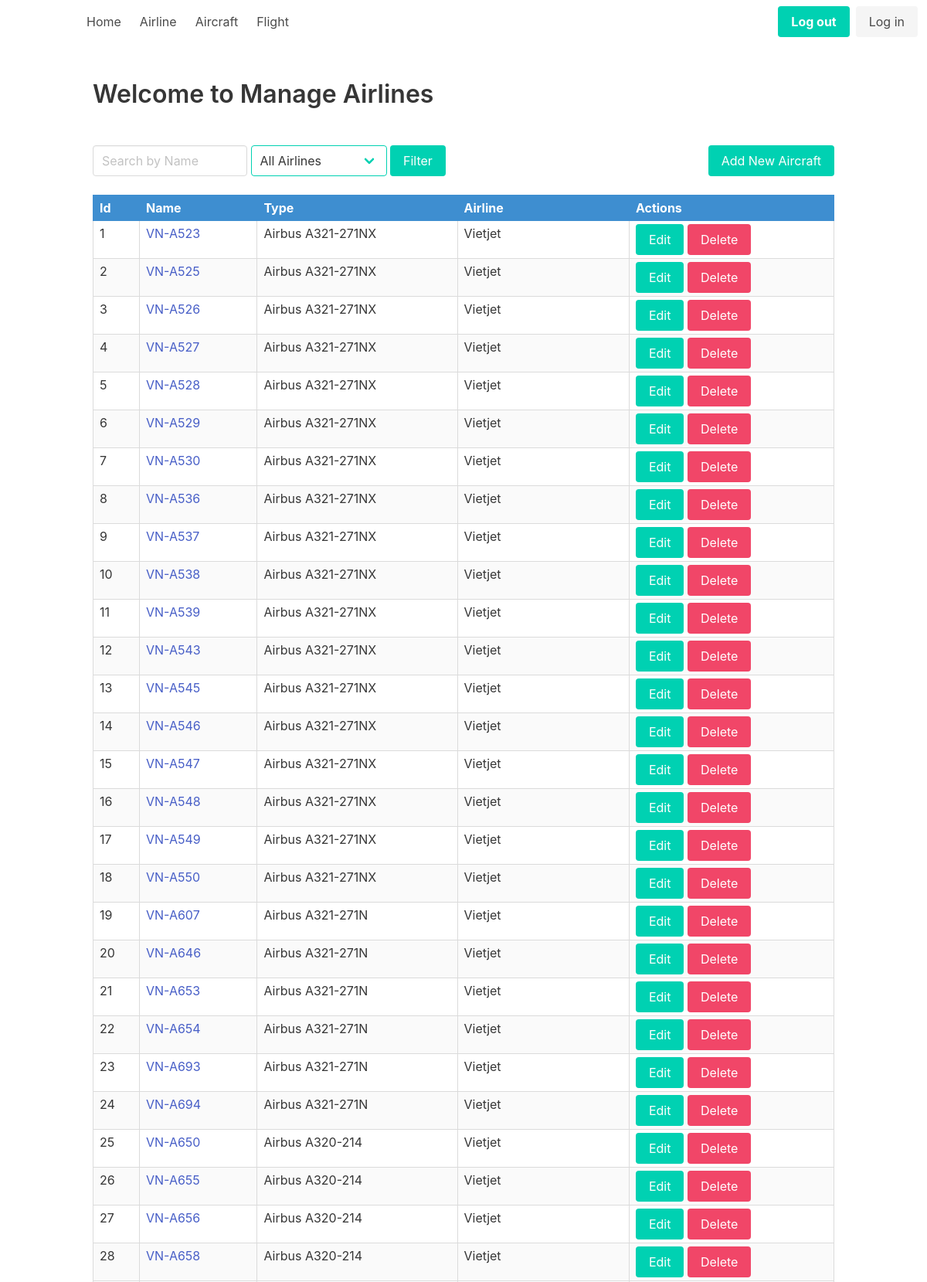
Page /aircrafts (upper part) on the committed database.
### models/model.py (models this page shows)
class Base(DeclarativeBase):
    pass

class AirCraftModel(Base):
    __tablename__ = "aircraft"
    aircraft_id = Column(Integer, primary_key=True)
    name = Column(String, nullable=False)
    airline_id = Column(Integer, ForeignKey("airline.airline_id"))
    type = Column(String, nullable=False)
    airline: Mapped["AirlineModel"] = relationship(back_populates="aircrafts")
    flights: Mapped[List["FlightModel"]] = relationship(back_populates="aircraft")

class AirlineModel(Base):
    __tablename__ = "airline"
    airline_id = Column(Integer, primary_key=True)
    name = Column(String, nullable=False)
    aircrafts: Mapped[List["AirCraftModel"]] = relationship(back_populates="airline")

### app.py (the view)
@app.route('/aircrafts')
def route_aircraft():
    airline_id = request.args.get('airline_id')
    search = request.args.get('search')
    return aircraft_list(session, airline_id, search)

### aircraft.py (called while the page is built)
def aircraft_list(session, airline_id = None, search = None):
    stmt = select(AirCraftModel).join(AirCraftModel.airline)
    if airline_id:
        stmt = stmt.where(AirCraftModel.airline_id == airline_id)
    if search:
        stmt = stmt.where(AirCraftModel.name.like(f'%{search}%'))
    aircrafts = session.execute(stmt).scalars().all()
    airlines = session.execute(select(AirlineModel)).scalars().all()
    return render_template('aircraft_list.html', aircrafts=aircrafts, airlines=airlines)

### templates/aircraft_list.html (shortened to what this page needs)
{% extends "base.html" %} {% block content %}
<a class="button is-primary is-pulled-right" href="/aircraft/add"
  >Add New Aircraft</a
>
<form action="/aircrafts" method="get">
  <input
    type="text"
    name="search"
    class="input"
    placeholder="Search by Name"
    style="width: 200px"
  />
  <div class="select is-primary">
    <select name="airline_id">
      <option value="">All Airlines</option>
    </select>
  </div>
  <button class="button is-primary">Filter</button>
</form>
<br />
<div class="table-container">
  <table
    class="table is-bordered is-striped is-narrow is-hoverable is-fullwidth"
  >
    <thead>
      <tr>
        <th class="is-info">Id</th>
        <th class="is-info">Name</th>
        <th class="is-info">Type</th>
        <th class="is-info">Airline</th>
        <th class="is-info">Actions</th>
      </tr>
    </thead>
    <tbody>
      {% for aircraft in aircrafts %}
      <tr>
        <td>{{ aircraft.aircraft_id }}</td>
        <td>
          <a href="/aircraft/edit/{{ aircraft.aircraft_id }}"
            >{{ aircraft.name }}</a
          >
        </td>
        <td>{{ aircraft.type }}</td>
        <td>{{ aircraft.airline.name }}</td>
        <td>
          <a
            class="button is-primary"
            href="/aircraft/edit/{{ aircraft.aircraft_id }}"
            >Edit</a
          >
          <a
            class="button is-danger"
            href="/aircraft/delete/{{ aircraft.aircraft_id }}"
            >Delete</a
          >
        </td>
      </tr>
      {% endfor %}
    </tbody>
  </table>
</div>
{% endblock %}

### rows in the picture
AirCraftModel: aircraft_id "1", name "VN-A523", type "Airbus A321-271NX", airline.name "Vietjet"
AirCraftModel: aircraft_id "2", name "VN-A525", type "Airbus A321-271NX", airline.name "Vietjet"
AirCraftModel: aircraft_id "3", name "VN-A526", type "Airbus A321-271NX", airline.name "Vietjet"
AirCraftModel: aircraft_id "4", name "VN-A527", type "Airbus A321-271NX", airline.name "Vietjet"
AirCraftModel: aircraft_id "5", name "VN-A528", type "Airbus A321-271NX", airline.name "Vietjet"
AirCraftModel: aircraft_id "6", name "VN-A529", type "Airbus A321-271NX", airline.name "Vietjet"
AirCraftModel: aircraft_id "7", name "VN-A530", type "Airbus A321-271NX", airline.name "Vietjet"
AirCraftModel: aircraft_id "8", name "VN-A536", type "Airbus A321-271NX", airline.name "Vietjet"
AirCraftModel: aircraft_id "9", name "VN-A537", type "Airbus A321-271NX", airline.name "Vietjet"
AirCraftModel: aircraft_id "10", name "VN-A538", type "Airbus A321-271NX", airline.name "Vietjet"
AirCraftModel: aircraft_id "11", name "VN-A539", type "Airbus A321-271NX", airline.name "Vietjet"
AirCraftModel: aircraft_id "12", name "VN-A543", type "Airbus A321-271NX", airline.name "Vietjet"
AirCraftModel: aircraft_id "13", name "VN-A545", type "Airbus A321-271NX", airline.name "Vietjet"
AirCraftModel: aircraft_id "14", name "VN-A546", type "Airbus A321-271NX", airline.name "Vietjet"
AirCraftModel: aircraft_id "15", name "VN-A547", type "Airbus A321-271NX", airline.name "Vietjet"
AirCraftModel: aircraft_id "16", name "VN-A548", type "Airbus A321-271NX", airline.name "Vietjet"
AirCraftModel: aircraft_id "17", name "VN-A549", type "Airbus A321-271NX", airline.name "Vietjet"
AirCraftModel: aircraft_id "18", name "VN-A550", type "Airbus A321-271NX", airline.name "Vietjet"
AirCraftModel: aircraft_id "19", name "VN-A607", type "Airbus A321-271N", airline.name "Vietjet"
AirCraftModel: aircraft_id "20", name "VN-A646", type "Airbus A321-271N", airline.name "Vietjet"
AirCraftModel: aircraft_id "21", name "VN-A653", type "Airbus A321-271N", airline.name "Vietjet"
AirCraftModel: aircraft_id "22", name "VN-A654", type "Airbus A321-271N", airline.name "Vietjet"
AirCraftModel: aircraft_id "23", name "VN-A693", type "Airbus A321-271N", airline.name "Vietjet"
AirCraftModel: aircraft_id "24", name "VN-A694", type "Airbus A321-271N", airline.name "Vietjet"
AirCraftModel: aircraft_id "25", name "VN-A650", type "Airbus A320-214", airline.name "Vietjet"
AirCraftModel: aircraft_id "26", name "VN-A655", type "Airbus A320-214", airline.name "Vietjet"
AirCraftModel: aircraft_id "27", name "VN-A656", type "Airbus A320-214", airline.name "Vietjet"
AirCraftModel: aircraft_id "28", name "VN-A658", type "Airbus A320-214", airline.name "Vietjet"
